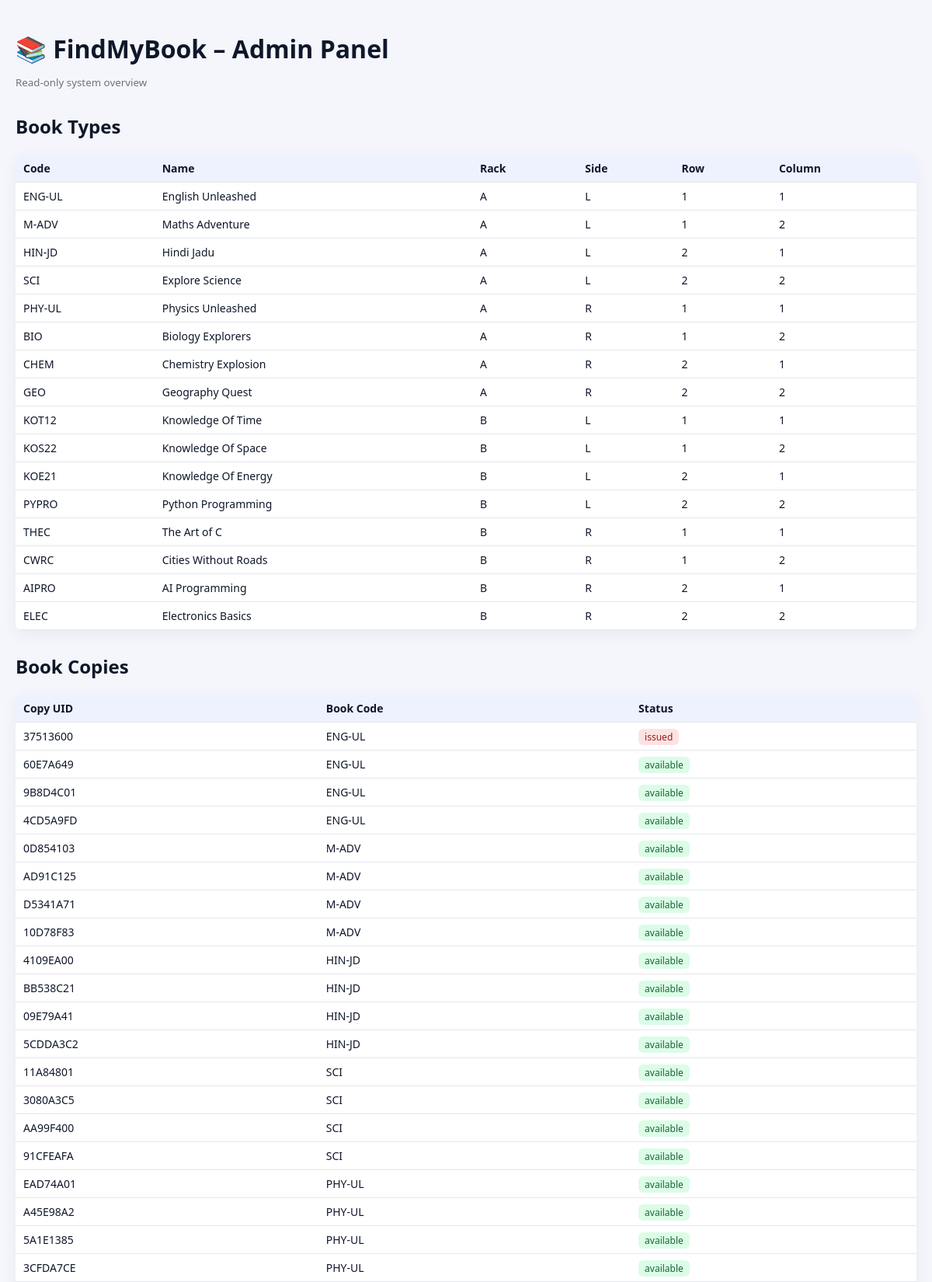
The page /admin (upper part) on the database its author committed.
### tables this page shows
CREATE TABLE book_types (
	book_type_id TEXT PRIMARY KEY,
	name TEXT NOT NULL,
	rack TEXT NOT NULL,    
	side TEXT NOT NULL,    
	row INTEGER NOT NULL,  
	column INTEGER NOT NULL
);

CREATE TABLE book_copies (
	copy_uid TEXT PRIMARY KEY,
	book_type_id TEXT NOT NULL,
	status TEXT DEFAULT 'available',
	FOREIGN KEY(book_type_id) REFERENCES book_types(book_type_id)
);

### app.py (the view)
@app.route("/admin")
def admin_page():
    db = get_db()
    cur = db.cursor()
    cur.execute("SELECT * FROM book_types")
    book_types = cur.fetchall()
    cur.execute("SELECT * FROM book_copies")
    book_copies = cur.fetchall()
    cur.execute("SELECT * FROM users")
    users = cur.fetchall()
    cur.execute("""
        SELECT id, copy_uid, enrollment_no, action, timestamp
        FROM issue_logs
        ORDER BY timestamp DESC
        LIMIT 200
    """)
    issue_logs = cur.fetchall()
    issue_logs_ist = []
    for l in issue_logs:
        l = list(l)
        l[4] = utc_to_ist(l[4])
        issue_logs_ist.append(l)
    return render_template(
        "admin.html",
        book_types=book_types,
        book_copies=book_copies,
        users=users,
        issue_logs=issue_logs_ist
    )

### app.py (called while the page is built)
def utc_to_ist(ts):
    dt = datetime.strptime(ts, "%Y-%m-%d %H:%M:%S")
    dt_ist = dt + timedelta(hours=5, minutes=30)
    return dt_ist.strftime("%d %b %Y, %I:%M %p")

### database.py (called while the page is built)
def get_db():
    return sqlite3.connect(DB_NAME)

### templates/admin.html (shortened to what this page needs)
<!doctype html>
<html>
<head>
</head>
<body>
<h1>📚 FindMyBook – Admin Panel</h1>
<small>Read-only system overview</small>
<div class="box">
<h2>Book Types</h2>
<table>
<tr><th>Code</th><th>Name</th><th>Rack</th><th>Side</th><th>Row</th><th>Column</th></tr>
{% for b in book_types %}
<tr>
<td>{{b[0]}}</td>
<td>{{b[1]}}</td>
<td>{{b[2]}}</td>
<td>{{b[3]}}</td>
<td>{{b[4]}}</td>
<td>{{b[5]}}</td>
</tr>
{% endfor %}
</table>
</div>
<div class="box">
<h2>Book Copies</h2>
<table>
<tr><th>Copy UID</th><th>Book Code</th><th>Status</th></tr>
{% for c in book_copies %}
<tr>
<td>{{c[0]}}</td>
<td>{{c[1]}}</td>
<td>
{% if c[2] == 'available' %}
<span class="badge ok">available</span>
{% else %}
<span class="badge bad">{{c[2]}}</span>
{% endif %}
</td>
</tr>
{% endfor %}
</table>
</div>
</body>
</html>

### templates/admin.html (style rules this page uses)
body { font-family:system-ui,Arial;background:#f4f6fb;margin:0;padding:20px;color:#0f172a }
h1 { margin-bottom:10px }
h2 { margin-top:30px }
table { border-collapse:collapse;width:100%;background:#fff;border-radius:8px;overflow:hidden;box-shadow:0 6px 20px rgba(0,0,0,.05) }
th,td { padding:8px 10px;border-bottom:1px solid #e5e7eb;font-size:14px;text-align:left }
th { background:#eef2ff;font-weight:600 }
.badge { padding:2px 8px;border-radius:6px;font-size:12px }
.ok { background:#dcfce7;color:#166534 }
.bad { background:#fee2e2;color:#991b1b }
.box { margin-bottom:26px }
small { color:#6b7280 }

### rows shown on the page
book_types: book_type_id "ENG-UL", name "English Unleashed", rack "A", side "L", row "1", column "1"
book_types: book_type_id "M-ADV", name "Maths Adventure", rack "A", side "L", row "1", column "2"
book_types: book_type_id "HIN-JD", name "Hindi Jadu", rack "A", side "L", row "2", column "1"
book_types: book_type_id "SCI", name "Explore Science", rack "A", side "L", row "2", column "2"
book_types: book_type_id "PHY-UL", name "Physics Unleashed", rack "A", side "R", row "1", column "1"
book_types: book_type_id "BIO", name "Biology Explorers", rack "A", side "R", row "1", column "2"
book_types: book_type_id "CHEM", name "Chemistry Explosion", rack "A", side "R", row "2", column "1"
book_types: book_type_id "GEO", name "Geography Quest", rack "A", side "R", row "2", column "2"
book_types: book_type_id "KOT12", name "Knowledge Of Time", rack "B", side "L", row "1", column "1"
book_types: book_type_id "KOS22", name "Knowledge Of Space", rack "B", side "L", row "1", column "2"
book_types: book_type_id "KOE21", name "Knowledge Of Energy", rack "B", side "L", row "2", column "1"
book_types: book_type_id "PYPRO", name "Python Programming", rack "B", side "L", row "2", column "2"
book_types: book_type_id "THEC", name "The Art of C", rack "B", side "R", row "1", column "1"
book_types: book_type_id "CWRC", name "Cities Without Roads", rack "B", side "R", row "1", column "2"
book_types: book_type_id "AIPRO", name "AI Programming", rack "B", side "R", row "2", column "1"
book_types: book_type_id "ELEC", name "Electronics Basics", rack "B", side "R", row "2", column "2"
book_copies: copy_uid "37513600", book_type "ENG-UL", status "issued"
book_copies: copy_uid "60E7A649", book_type "ENG-UL", status "available"
book_copies: copy_uid "9B8D4C01", book_type "ENG-UL", status "available"
book_copies: copy_uid "4CD5A9FD", book_type "ENG-UL", status "available"
book_copies: copy_uid "0D854103", book_type "M-ADV", status "available"
book_copies: copy_uid "AD91C125", book_type "M-ADV", status "available"
book_copies: copy_uid "D5341A71", book_type "M-ADV", status "available"
book_copies: copy_uid "10D78F83", book_type "M-ADV", status "available"
book_copies: copy_uid "4109EA00", book_type "HIN-JD", status "available"
book_copies: copy_uid "BB538C21", book_type "HIN-JD", status "available"
book_copies: copy_uid "09E79A41", book_type "HIN-JD", status "available"
book_copies: copy_uid "5CDDA3C2", book_type "HIN-JD", status "available"
book_copies: copy_uid "11A84801", book_type "SCI", status "available"
book_copies: copy_uid "3080A3C5", book_type "SCI", status "available"
book_copies: copy_uid "AA99F400", book_type "SCI", status "available"
book_copies: copy_uid "91CFEAFA", book_type "SCI", status "available"
book_copies: copy_uid "EAD74A01", book_type "PHY-UL", status "available"
book_copies: copy_uid "A45E98A2", book_type "PHY-UL", status "available"
book_copies: copy_uid "5A1E1385", book_type "PHY-UL", status "available"
book_copies: copy_uid "3CFDA7CE", book_type "PHY-UL", status "available"
